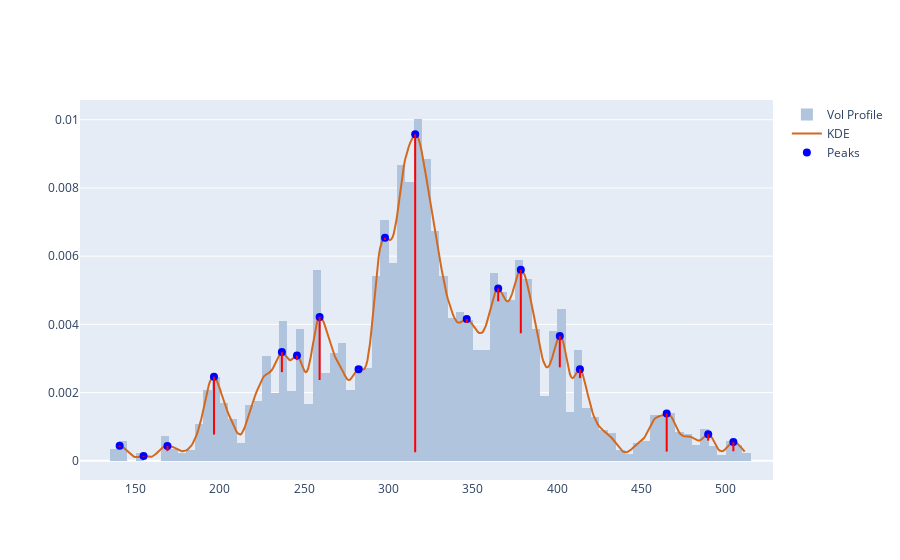

Write notebook code for a chart like this one.
### Code cell
# Find peaks, peak_props
peaks, peak_props = signal.find_peaks(kdy, prominence=0.00001)

pkx = xr[peaks]
pky = kdy[peaks]

# Fig 
fig = get_dist_plot(lulu.Close, lulu.Volume, xr, kdy)

# Add peaks markers
fig.add_trace(go.Scatter(
    x=pkx, y=pky,
    mode="markers",
    name="Peaks",
    marker=dict(color="blue", size=8, symbol="circle")
))

# Draw vertical lines from the peaks downwards (prominence)
for x, y0, prom in zip(pkx, pky, peak_props["prominences"]):
    fig.add_shape(
        type="line",
        xref="x", yref="y",
        x0=x, x1=x,
        y0=y0, y1=y0 - prom,
        line=dict(color="red", width=2)
    )

fig.show()

### Figure 1 — Plotly figure (JSON) as saved in the notebook; plotly's stock layout.template omitted (floating-point values rounded to 4 significant figures; data arrays with more than 128 entries replaced by an {"elided": "..."} marker saying what was removed)
{"data": [{"histfunc": "sum", "histnorm": "probability density", "marker": {"color": "#B0C4DE"}, "name": "Vol Profile", "nbinsx": 150, "type": "histogram", "x": {"elided": "1418 float values"}, "y": {"elided": "1418 float values"}}, {"marker": {"color": "#D2691E"}, "mode": "lines", "name": "KDE", "type": "scatter", "x": {"elided": "500 float values"}, "y": {"elided": "500 float values"}}, {"marker": {"color": "blue", "size": 8, "symbol": "circle"}, "mode": "markers", "name": "Peaks", "type": "scatter", "x": [140.5, 154.6, 168.8, 196.4, 236.7, 245.7, 259.1, 282.2, 297.9, 315.8, 346.4, 365.1, 378.5, 401.6, 413.5, 465.0, 489.7, 504.6], "y": [0.0004418, 0.0001428, 0.0004366, 0.002469, 0.003188, 0.003087, 0.00422, 0.002689, 0.006542, 0.009574, 0.004158, 0.005053, 0.005601, 0.003657, 0.002687, 0.001388, 0.0007803, 0.0005536]}], "layout": {"shapes": [{"line": {"color": "red", "width": 2}, "type": "line", "x0": 140.5, "x1": 140.5, "xref": "x", "y0": 0.0004418, "y1": 0.0004109, "yref": "y"}, {"line": {"color": "red", "width": 2}, "type": "line", "x0": 154.6, "x1": 154.6, "xref": "x", "y0": 0.0001428, "y1": 0.0001189, "yref": "y"}, {"line": {"color": "red", "width": 2}, "type": "line", "x0": 168.8, "x1": 168.8, "xref": "x", "y0": 0.0004366, "y1": 0.0002851, "yref": "y"}, {"line": {"color": "red", "width": 2}, "type": "line", "x0": 196.4, "x1": 196.4, "xref": "x", "y0": 0.002469, "y1": 0.0007718, "yref": "y"}, {"line": {"color": "red", "width": 2}, "type": "line", "x0": 236.7, "x1": 236.7, "xref": "x", "y0": 0.003188, "y1": 0.0026, "yref": "y"}, {"line": {"color": "red", "width": 2}, "type": "line", "x0": 245.7, "x1": 245.7, "xref": "x", "y0": 0.003087, "y1": 0.002953, "yref": "y"}, {"line": {"color": "red", "width": 2}, "type": "line", "x0": 259.1, "x1": 259.1, "xref": "x", "y0": 0.00422, "y1": 0.00237, "yref": "y"}, {"line": {"color": "red", "width": 2}, "type": "line", "x0": 282.2, "x1": 282.2, "xref": "x", "y0": 0.002689, "y1": 0.00267, "yref": "y"}, {"line": {"color": "red", "width": 2}, "type": "line", "x0": 297.9, "x1": 297.9, "xref": "x", "y0": 0.006542, "y1": 0.006473, "yref": "y"}, {"line": {"color": "red", "width": 2}, "type": "line", "x0": 315.8, "x1": 315.8, "xref": "x", "y0": 0.009574, "y1": 0.0002495, "yref": "y"}, {"line": {"color": "red", "width": 2}, "type": "line", "x0": 346.4, "x1": 346.4, "xref": "x", "y0": 0.004158, "y1": 0.004046, "yref": "y"}, {"line": {"color": "red", "width": 2}, "type": "line", "x0": 365.1, "x1": 365.1, "xref": "x", "y0": 0.005053, "y1": 0.004677, "yref": "y"}, {"line": {"color": "red", "width": 2}, "type": "line", "x0": 378.5, "x1": 378.5, "xref": "x", "y0": 0.005601, "y1": 0.003741, "yref": "y"}, {"line": {"color": "red", "width": 2}, "type": "line", "x0": 401.6, "x1": 401.6, "xref": "x", "y0": 0.003657, "y1": 0.002741, "yref": "y"}, {"line": {"color": "red", "width": 2}, "type": "line", "x0": 413.5, "x1": 413.5, "xref": "x", "y0": 0.002687, "y1": 0.002425, "yref": "y"}, {"line": {"color": "red", "width": 2}, "type": "line", "x0": 465.0, "x1": 465.0, "xref": "x", "y0": 0.001388, "y1": 0.000272, "yref": "y"}, {"line": {"color": "red", "width": 2}, "type": "line", "x0": 489.7, "x1": 489.7, "xref": "x", "y0": 0.0007803, "y1": 0.0005942, "yref": "y"}, {"line": {"color": "red", "width": 2}, "type": "line", "x0": 504.6, "x1": 504.6, "xref": "x", "y0": 0.0005536, "y1": 0.0002808, "yref": "y"}]}}
